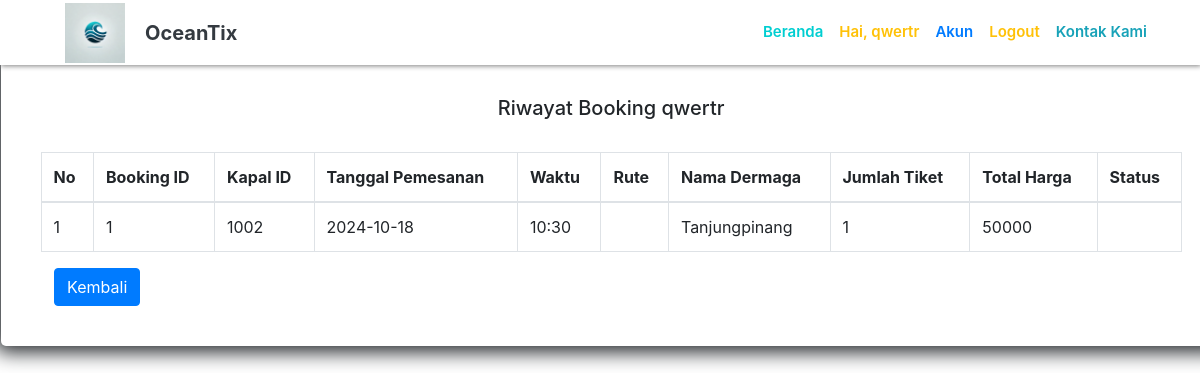
The app's page /riwayat.php (signed in) with its own data.
### tables this page shows
CREATE TABLE `booking` (
  `bookingID` varchar(25) NOT NULL,
  `kapalID` varchar(25) DEFAULT NULL,
  `userID` int(11) NOT NULL,
  `tgl_pemesanan` date DEFAULT NULL,
  `waktu` enum('08:00','10:30','12:30','14:00','16:30') DEFAULT NULL,
  `rute` enum('Batam','nusa penida') DEFAULT NULL,
  `nama_dermaga` varchar(30) NOT NULL,
  `jumlah` int(11) DEFAULT NULL,
  `hargaTot` int(50) DEFAULT NULL,
  `status` varchar(30) NOT NULL,
  PRIMARY KEY (`bookingID`),
  KEY `kapalID` (`kapalID`),
  KEY `userID` (`userID`),
  CONSTRAINT `booking_ibfk_1` FOREIGN KEY (`kapalID`) REFERENCES `kapal` (`kapalID`),
  CONSTRAINT `booking_ibfk_2` FOREIGN KEY (`userID`) REFERENCES `user` (`userID`)
);

### riwayat.php (the view, shortened to what this page needs)
<?php
include 'koneksi.php';
$email = $_SESSION['email'];
$nama = $_SESSION['nama'];
$data= $koneksi->query("SELECT * FROM user WHERE email = '$email'");
$diri= $data->fetch_assoc();
$userID = $diri ['userID'];
?>
<!DOCTYPE html>
<html lang="eng">
<head>
    <link rel="stylesheet" type="text/css" href="assets/css/bootstrap.min.css">
    <link rel="stylesheet" type="text/css" href="assets/caritiket.css">
</head>
<body>
<?php include 'layout/navbar.php' ?>
<div class="container">
<div class="warna">
<h5 class="text-center">Riwayat Booking <?php echo $nama ?></h5>
<br>
<table class="table table-bordered">
    <thead>
        <tr>
            <th>No</th>
            <th>Booking ID</th>
            <th>Kapal ID</th>
            <th>Tanggal Pemesanan</th>
            <th>Waktu</th>
            <th>Rute</th>
            <th>Nama Dermaga</th>
            <th>Jumlah Tiket</th>
            <th>Total Harga</th>
            <th>Status</th>
        </tr>
    </thead>
    <tbody>
        <?php
        $ambil = $koneksi->query("SELECT `bookingID`, `kapalID`, `tgl_pemesanan`, `waktu`, `rute`, `nama_dermaga`, `jumlah`, `hargaTot`,`status` FROM `booking` WHERE userID = '$userID'");
        $nomor=1;
        while ( $row = $ambil ->fetch_assoc()){?>
        <tr>
            <td><?php echo "$nomor"; ?></td>
            <td><?php echo$row['bookingID']; ?></td>
            <td><?php echo $row['kapalID']; ?></td>
            <td><?php echo $row['tgl_pemesanan']; ?></td>
            <td><?php echo $row['waktu']; ?></td>
            <td><?php echo $row['rute']; ?></td>
            <td><?php echo $row['nama_dermaga']; ?></td>
            <td><?php echo $row['jumlah']; ?></td>
            <td><?php echo $row['hargaTot']; ?></td>
            <td><?php echo $row['status']; ?></td>
        </tr>
        <?php $nomor++; } ?>
    </tbody>
</table>
    &nbsp;&nbsp;&nbsp;<a href="index.php" class="btn btn-primary">Kembali</a></td>
</div>
</div>
</body>
</html>

### assets/caritiket.css (style rules this page uses)
.warna { width:110%; background-color:white; box-shadow: 0px 0px 20px 6px; border-radius:5px; height:auto; margin-top:5%; margin-left:-4%; padding:40px; }
body { background-image:url(img/bgtiket.jpg); background-position:center 6px; background-size:1520px 750px; background-attachment: fixed; }

### records on screen
booking: bookingID "1", kapalID "1002", tgl_pemesanan "2024-10-18", waktu "10:30", nama_dermaga "Tanjungpinang", jumlah "1", hargaTot "50000"

### other values on screen
$nama "qwertr"
